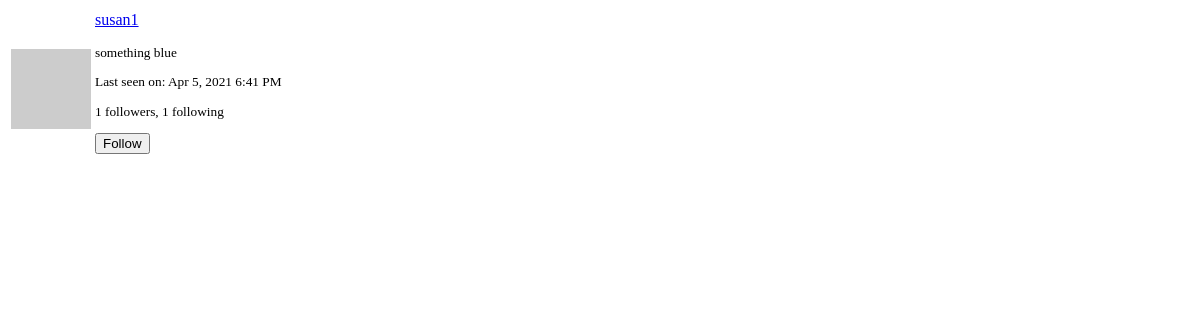
The app's page /user/susan1/popup (signed in), older data.
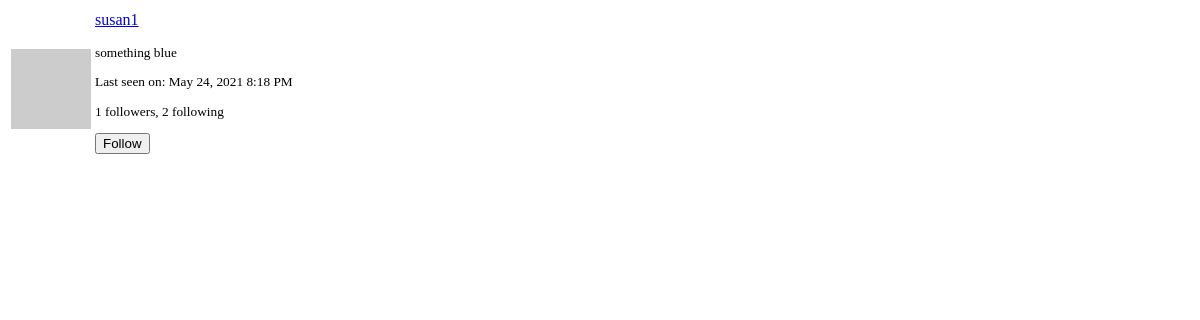
The same page, newer data.
### app/models.py (models this page shows, shortened)
class User(UserMixin, db.Model):
    id = db.Column(db.Integer, primary_key=True)
    username = db.Column(db.String(64), index=True, unique=True)
    email = db.Column(db.String(120), index=True, unique=True)
    password_hash = db.Column(db.String(128))
    posts = db.relationship('Post', backref='author', lazy='dynamic')
    about_me = db.Column(db.String(140))
    last_seen = db.Column(db.DateTime, default=datetime.utcnow)
    followed = db.relationship(
        'User', secondary=followers,
        primaryjoin=(followers.c.follower_id == id),
        secondaryjoin=(followers.c.followed_id == id),
        backref=db.backref('followers', lazy='dynamic'), lazy='dynamic')
    messages_sent = db.relationship('Message',
                                    foreign_keys='Message.sender_id',
                                    backref='author', lazy='dynamic')
    messages_received = db.relationship('Message',
                                        foreign_keys='Message.recipient_id',
                                        backref='recipient', lazy='dynamic')
    last_message_read_time = db.Column(db.DateTime)
    notifications = db.relationship('Notification', backref='user', lazy='dynamic')
    def avatar(self, size):
        digest = md5(self.email.lower().encode('utf-8')).hexdigest()
        return 'https://www.gravatar.com/avatar/{}?d=identicon&s={}'.format(
            digest, size)
    def is_following(self, user):
        return self.followed.filter(
            followers.c.followed_id == user.id).count() > 0

### app/main/routes.py (the view)
@bp.route('/user/<username>/popup')
@login_required
def user_popup(username):
    user = User.query.filter_by(username=username).first_or_404()
    form = EmptyForm()
    return render_template('user_popup.html', user=user, form=form)

### app/main/forms.py
class SearchForm(FlaskForm):
    q = StringField(_l('Search'), validators=[DataRequired()])
    def __init__(self, *args, **kwargs):
        if 'formdata' not in kwargs:
            kwargs['formdata'] = request.args
        if 'csrf_enabled' not in kwargs:
            kwargs['csrf_enabled'] = False
        super(SearchForm, self).__init__(*args, **kwargs)

class EmptyForm(FlaskForm):
    submit = SubmitField('Submit')

### app/main/routes.py (called while the page is built)
@bp.before_app_request
def before_request():
    if current_user.is_authenticated:
        current_user.last_seen = datetime.utcnow()
        db.session.commit()
        g.search_form = SearchForm()
    g.locale = str(get_locale())

### app/models.py (called while the page is built)
@login.user_loader
def load_user(id):
    return User.query.get(int(id))

    @classmethod
    def before_commit(cls, session):
        session._changes = {
            'add': list(session.new),
            'update': list(session.dirty),
            'delete': list(session.deleted)
        }

### app/templates/user_popup.html (shortened to what this page needs)
<table class="table">
    <tr>
        <td width="64" style="border: 0px;">
            <img src="{{ user.avatar(64) }}">
        </td>
        <td style="border: 0px;">
            <p>
                <a href="{{ url_for('main.user', username=user.username) }}">{{ user.username }}</a>
            </p>
            <small>
                {% if user.about_me %}<p>{{ user.about_me }}</p>{% endif %}
                {% if user.last_seen %}
                    <p>{{ _('Last seen on') }}: {{ moment(user.last_seen).format('lll') }}</p>
                {% endif %}
                <p>
                    {{ _('%(count)d followers', count=user.followers.count()) }},
                    {{ _('%(count)d following', count=user.followed.count())}}
                </p>
                {% if user!= current_user %}
                    {% if not current_user.is_following(user) %}
                    <p>
                        <form action="{{ url_for('main.follow', username=user.username) }}" method="post">
                            {{ form.submit(value=_('Follow'), class_='btn btn-default btn-sm') }}
                        </form>
                    </p>
                    {% endif %}
                {% endif %}
            </small>
        </td>
    </tr>
</table>

Row changes from the older to the newer data that the page shows:
changed User "susan1": last_seen "Apr 5, 2021 6:41 PM" → "May 24, 2021 8:18 PM"
Text that changed along with them:
text no longer shown: "1 following"
text now shown: "2 following"
